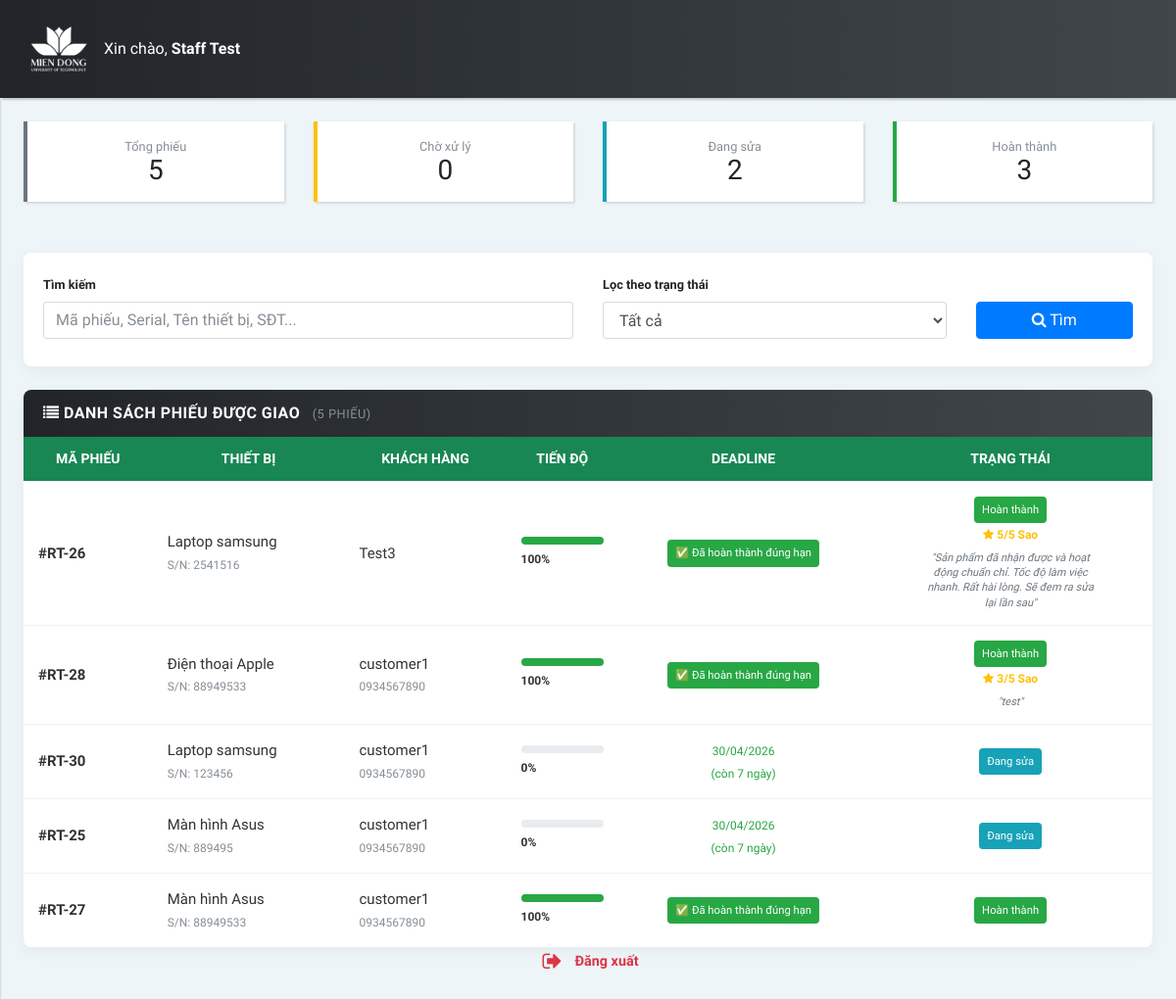
The app's page /frontend/admin/tracuu_staff.php (signed in) with its own data.
### tables this page shows
CREATE TABLE `repair_tickets` (
  `id` int(11) NOT NULL,
  `device_id` int(11) DEFAULT NULL,
  `device_name` varchar(150) DEFAULT NULL,
  `reported_serial` varchar(100) DEFAULT NULL,
  `customer_id` int(11) NOT NULL,
  `assigned_to` int(11) DEFAULT NULL,
  `user_id` int(11) DEFAULT NULL,
  `received_date` date DEFAULT NULL,
  `assigned_date` date DEFAULT NULL,
  `due_date` date DEFAULT NULL,
  `description` text DEFAULT NULL,
  `status` enum('pending','repairing','completed','cancelled') DEFAULT 'pending',
  `progress` int(3) NOT NULL DEFAULT 0,
  `created_at` timestamp NOT NULL DEFAULT current_timestamp(),
  `updated_at` timestamp NOT NULL DEFAULT current_timestamp() ON UPDATE current_timestamp(),
  `estimated_cost` int(11) DEFAULT 0 COMMENT 'Chi phí sửa chữa dự kiến (Báo giá)',
  `customer_approval` enum('waiting','approved','rejected') DEFAULT 'waiting' COMMENT 'Trạng thái khách hàng duyệt báo giá'
);

CREATE TABLE `customers` (
  `id` int(11) NOT NULL,
  `name` varchar(150) NOT NULL,
  `phone` varchar(50) DEFAULT NULL,
  `email` varchar(150) NOT NULL,
  `password` varchar(255) NOT NULL,
  `address` text DEFAULT NULL,
  `created_at` timestamp NOT NULL DEFAULT current_timestamp(),
  `updated_at` timestamp NOT NULL DEFAULT current_timestamp() ON UPDATE current_timestamp()
);

CREATE TABLE `repair_reviews` (
  `id` int(11) NOT NULL,
  `repair_ticket_id` int(11) NOT NULL,
  `customer_id` int(11) NOT NULL,
  `rating` tinyint(1) NOT NULL CHECK (`rating` between 1 and 5),
  `comment` text DEFAULT NULL,
  `created_at` timestamp NOT NULL DEFAULT current_timestamp()
);

### frontend/admin/tracuu_staff.php (the view, shortened to what this page needs)
<?php
require_once "../../backend/config/database.php";
$currentUserId = intval($_SESSION['user_id']);
$stmt_stats = mysqli_prepare($conn,
    "SELECT
        COUNT(*) as total,
        SUM(status = 'repairing') as doing,
        SUM(status = 'completed') as done,
        SUM(status = 'pending') as pending
     FROM repair_tickets WHERE user_id = ?");
mysqli_stmt_bind_param($stmt_stats, "i", $currentUserId);
mysqli_stmt_execute($stmt_stats);
$stats = mysqli_fetch_assoc(mysqli_stmt_get_result($stmt_stats));
$search = trim($_GET['q'] ?? '');
$filter = $_GET['filter'] ?? 'all';
$today = date('Y-m-d');
$sql = "SELECT rt.id, rt.status, rt.progress, rt.due_date, rt.assigned_date,
               rt.updated_at,
               rt.description,
               COALESCE(d.name, rt.device_name) AS device_name,
               COALESCE(d.serial_number, rt.reported_serial) AS serial_number,
               c.name AS customer_name, c.phone,
               u.name AS staff_name,
               rr.rating, rr.comment
        FROM repair_tickets rt
        LEFT JOIN repair_reviews rr ON rt.id = rr.repair_ticket_id
        LEFT JOIN devices d ON d.id = rt.device_id
        JOIN customers c ON c.id = rt.customer_id
        LEFT JOIN users u ON u.id = rt.user_id
        WHERE rt.user_id = ?";
$params = [$currentUserId];
$types  = "i";
$sql .= " ORDER BY
    CASE WHEN rt.due_date IS NOT NULL AND rt.due_date < '$today' AND rt.status NOT IN ('completed','cancelled') THEN 0 ELSE 1 END,
    rt.due_date ASC, rt.id DESC";
$stmt = mysqli_prepare($conn, $sql);
mysqli_stmt_bind_param($stmt, $types, ...$params);
mysqli_stmt_execute($stmt);
$search_results = mysqli_fetch_all(mysqli_stmt_get_result($stmt), MYSQLI_ASSOC);
?>
<!DOCTYPE html>
<html lang="vi">
<head>
    <link rel="stylesheet" href="css/bootstrap.min.css">
    <link rel="stylesheet" href="font-awesome-4.7.0/css/font-awesome.min.css">
    <link rel="stylesheet" href="css/style.default.css">
    <link rel="stylesheet" href="css/style.css">
</head>
<body>
<header class="header">
    <nav class="navbar navbar-expand-lg">
        <div class="container-fluid">
            <div class="navbar-holder d-flex align-items-center justify-content-between">
                <div class="navbar-header d-flex align-items-center w-100">
                    <a href="nhanvien.php" class="navbar-brand">
                        <div class="brand-text brand-big hidden-lg-down">
                            <img src="img/logo.png" width="60" alt="Logo" class="img-fluid">
                        </div>
                    </a>
                    <ul class="nav-menu list-unstyled d-flex flex-md-row align-items-md-center mb-0" style="margin-left:auto;gap:20px;">
                        <li class="nav-item text-white">
                            Xin chào, <strong><?= htmlspecialchars($_SESSION['name'] ?? 'Staff') ?></strong>
                        </li>
                    </ul>
                </div>
            </div>
        </div>
    </nav>
</header>
<div class="page-content d-flex align-items-stretch">
    <nav class="side-navbar">
        <div style="position:absolute;bottom:20px;left:0;right:0;padding:0 10px;">
            <a href="#" onclick="logoutStaff(); return false;"
               class="d-inline-flex align-items-center py-2 px-3 text-danger font-weight-bold"
               style="width:fit-content;border-radius:6px;">
                <i class="fa fa-sign-out mr-2"></i> Đăng xuất
            </a>
        </div>
    </nav>
    <div class="content-inner w-100 p-4">
        <div class="row mb-4">
            <div class="col-6 col-md-3 mb-2">
                <div class="card p-3 text-center" style="border-left:4px solid #6c757d;">
                    <small class="text-muted">Tổng phiếu</small>
                    <h3 class="mb-0"><?= intval($stats['total']) ?></h3>
                </div>
            </div>
            <div class="col-6 col-md-3 mb-2">
                <div class="card p-3 text-center" style="border-left:4px solid #ffc107;">
                    <small class="text-muted">Chờ xử lý</small>
                    <h3 class="mb-0"><?= intval($stats['pending']) ?></h3>
                </div>
            </div>
            <div class="col-6 col-md-3 mb-2">
                <div class="card p-3 text-center" style="border-left:4px solid #17a2b8;">
                    <small class="text-muted">Đang sửa</small>
                    <h3 class="mb-0"><?= intval($stats['doing']) ?></h3>
                </div>
            </div>
            <div class="col-6 col-md-3 mb-2">
                <div class="card p-3 text-center" style="border-left:4px solid #28a745;">
                    <small class="text-muted">Hoàn thành</small>
                    <h3 class="mb-0"><?= intval($stats['done']) ?></h3>
                </div>
            </div>
        </div>
        <div class="card card-idt-main mb-4">
            <div class="card-body">
                <form method="GET" class="row align-items-end">
                    <div class="col-md-6 mb-2">
                        <label class="small font-weight-bold">Tìm kiếm</label>
                        <input type="text" name="q" class="form-control"
                               placeholder="Mã phiếu, Serial, Tên thiết bị, SĐT..."
                               value="<?= htmlspecialchars($search) ?>">
                    </div>
                    <div class="col-md-4 mb-2">
                        <label class="small font-weight-bold">Lọc theo trạng thái</label>
                        <select name="filter" class="form-control">
                            <option value="all"      <?= $filter==='all'?'selected':'' ?>>Tất cả</option>
                        </select>
                    </div>
                    <div class="col-md-2 mb-2">
                        <button type="submit" class="btn btn-primary btn-block">
                            <i class="fa fa-search"></i> Tìm
                        </button>
                    </div>
                </form>
            </div>
        </div>
        <div class="card card-idt-main">
            <div class="card-header-idt">
                <h4 class="title-idt">
                    <i class="fa fa-list"></i>
                    <?= $search ? 'Kết quả tìm kiếm' : 'Danh sách phiếu được giao' ?>
                    <small class="text-muted ml-2">(<?= count($search_results) ?> phiếu)</small>
                </h4>
            </div>
            <div class="card-body no-padding">
                <div class="table-responsive">
                    <table class="table idt-table-report table-hover mb-0">
                        <thead>
                            <tr>
                                <th>Mã phiếu</th>
                                <th>Thiết bị</th>
                                <th>Khách hàng</th>
                                <th>Tiến độ</th>
                                <th class="text-center">Deadline</th>
                                <th class="text-center">Trạng thái</th>
                            </tr>
                        </thead>
                        <tbody>
                            <?php if (empty($search_results)): ?>
                                <tr><td colspan="6" class="text-center text-muted py-4">Không có phiếu nào.</td></tr>
                            <?php else: ?>
                                <?php foreach ($search_results as $r):
                                    $badge = 'badge-secondary'; $label = 'Chờ xử lý';
                                    if ($r['status']==='repairing') { $badge='badge-info'; $label='Đang sửa'; }
                                    if ($r['status']==='completed') { $badge='badge-success'; $label='Hoàn thành'; }
                                    $reviewHtml = '';
                                    if ($r['status'] === 'completed' && !empty($r['rating'])) {
                                        $reviewHtml = "<br><small class='text-warning font-weight-bold'><i class='fa fa-star'></i> {$r['rating']}/5 Sao</small>";
                                        if (!empty($r['comment'])) {
                                            $reviewHtml .= "<div class='review-comment-box'>\"" . htmlspecialchars($r['comment']) . "\"</div>";
                                        }
                                    }
                                    $deadlineHtml = '<span class="text-muted">—</span>';
                                    if ($r['status'] === 'completed') {
                                        if ($r['due_date'] && $r['updated_at']) {
                                            $due       = new DateTime($r['due_date']);
                                            $completed = new DateTime(date('Y-m-d', strtotime($r['updated_at'])));
                                            $lateDiff  = (int)$due->diff($completed)->format('%r%a');
                                            if ($lateDiff <= 0) {
                                                $deadlineHtml = "<span class='badge badge-success p-2'>✅ Đã hoàn thành đúng hạn</span>";
                                            } else {
                                                $deadlineHtml = "<span class='badge badge-warning p-2'>⏰ Đã trễ {$lateDiff} ngày</span>";
                                            }
                                        } else {
                                            $deadlineHtml = "<span class='badge badge-success p-2'>✅ Đã hoàn thành</span>";
                                        }
                                    } elseif ($r['due_date']) {
                                        $due  = new DateTime($r['due_date']);
                                        $now  = new DateTime($today);
                                        $diff = (int)$now->diff($due)->format('%r%a');
                                        $fmt  = $due->format('d/m/Y');
                                        if ($diff < 0) {
                                            $deadlineHtml = "<span class='badge badge-danger p-1'>⚠ Quá hạn " . abs($diff) . " ngày<br>$fmt</span>";
                                        } elseif ($diff <= 2) {
                                            $deadlineHtml = "<span class='badge badge-warning p-1'>🔔 Còn $diff ngày<br>$fmt</span>";
                                        } else {
                                            $deadlineHtml = "<small class='text-success'>$fmt<br>(còn $diff ngày)</small>";
                                        }
                                    }
                                    $bar = intval($r['progress']);
                                    $barColor = $bar >= 90 ? 'bg-success' : ($bar < 30 ? 'bg-danger' : 'bg-info');
                                ?>
                                <tr>
                                    <td><strong>#RT-<?= $r['id'] ?></strong></td>
                                    <td>
                                        <?= htmlspecialchars($r['device_name']) ?><br>
                                        <small class="text-muted">S/N: <?= htmlspecialchars($r['serial_number'] ?? '—') ?></small>
                                    </td>
                                    <td>
                                        <?= htmlspecialchars($r['customer_name']) ?><br>
                                        <small class="text-muted"><?= htmlspecialchars($r['phone']) ?></small>
                                    </td>
                                    <td class="align-middle">
                                        <div class="progress" style="height:8px;margin-bottom:3px;">
                                            <div class="progress-bar <?= $barColor ?>" style="width:<?= $bar ?>%"></div>
                                        </div>
                                        <small class="font-weight-bold"><?= $bar ?>%</small>
                                    </td>
                                    <td class="text-center"><?= $deadlineHtml ?></td>
                                    <td class="text-center">
                                        <span class="badge <?= $badge ?> p-2"><?= $label ?></span>
                                        <?= $reviewHtml ?>
                                    </td>
                                </tr>
                                <?php endforeach; ?>
                            <?php endif; ?>
                        </tbody>
                    </table>
                </div>
            </div>
        </div>
    </div>
</div>
</body>
</html>

### records on screen
repair_tickets: id "26", device_name "Laptop samsung", serial_number "2541516", customer.name "Test3", progress "100", due_date "✅ Đã hoàn thành đúng hạn", status "Hoàn thành", repair_reviews.rating "5", repair_reviews.comment "Sản phẩm đã nhận được và hoạt động chuẩn chỉ. Tốc độ làm việc nhanh. Rất hài lòng. Sẽ đem ra sửa lại lần sau"
repair_tickets: id "28", device_name "Điện thoại Apple", serial_number "88949533", customer.name "customer1", customer.phone "0934567890", progress "100", due_date "✅ Đã hoàn thành đúng hạn", status "Hoàn thành", repair_reviews.rating "3", repair_reviews.comment "test"
repair_tickets: id "30", device_name "Laptop samsung", serial_number "123456", customer.name "customer1", customer.phone "0934567890", progress "0", due_date "30/04/2026", status "Đang sửa"
repair_tickets: id "25", device_name "Màn hình Asus", serial_number "889495", customer.name "customer1", customer.phone "0934567890", progress "0", due_date "30/04/2026", status "Đang sửa"
repair_tickets: id "27", device_name "Màn hình Asus", serial_number "88949533", customer.name "customer1", customer.phone "0934567890", progress "100", due_date "✅ Đã hoàn thành đúng hạn", status "Hoàn thành"

### other values on screen
$_SESSION['name'] "Staff Test"
$stats['total'] "5"
$stats['pending'] "0"
$stats['doing'] "2"
$stats['done'] "3"
count($search_results) "5"
